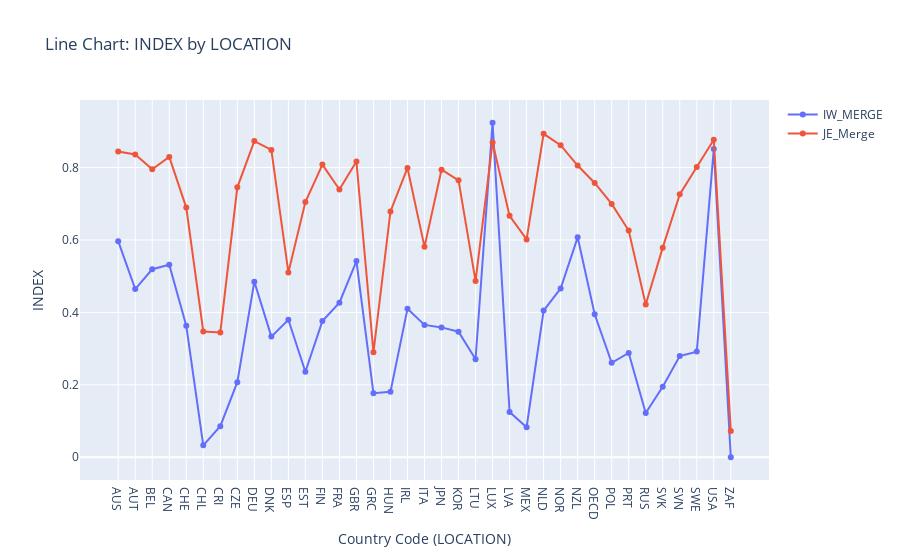
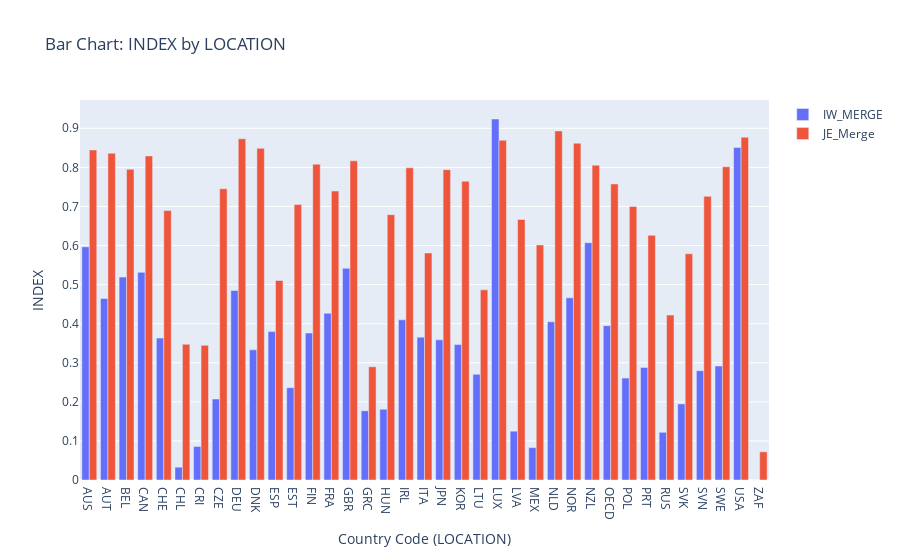
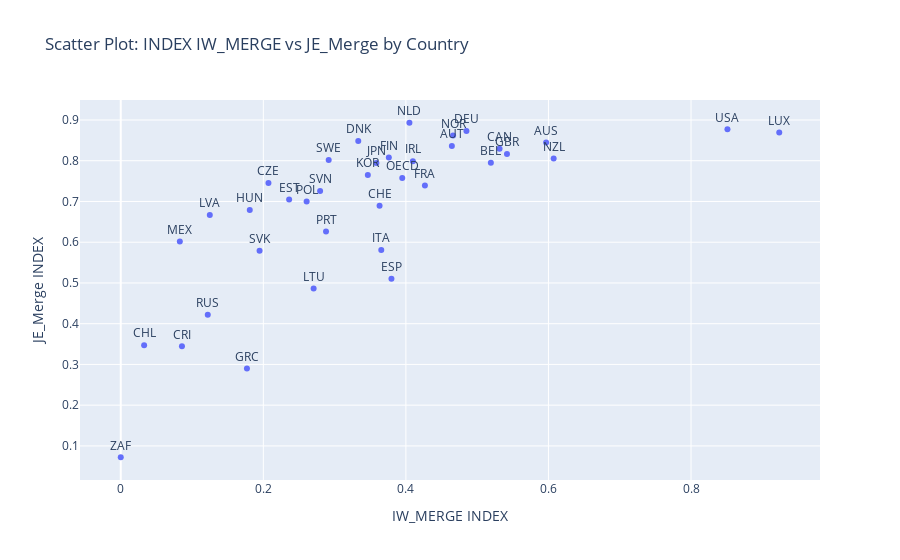

The notebook cell saved with these charts, in order:
### Code cell
import plotly.graph_objects as go
import pandas as pd

merged_df = pd.merge(IW_MERGE[['LOCATION', 'INDEX']], JE_Merge[['LOCATION', 'INDEX']],
                     on='LOCATION', suffixes=('_IW', '_JE'))

merged_df = merged_df.sort_values('LOCATION')

fig1 = go.Figure()
fig1.add_trace(go.Scatter(x=merged_df['LOCATION'], y=merged_df['INDEX_IW'], mode='lines+markers', name='IW_MERGE'))
fig1.add_trace(go.Scatter(x=merged_df['LOCATION'], y=merged_df['INDEX_JE'], mode='lines+markers', name='JE_Merge'))
fig1.update_layout(title='Line Chart: INDEX by LOCATION', xaxis_title='Country Code (LOCATION)', yaxis_title='INDEX')

fig2 = go.Figure()
fig2.add_trace(go.Bar(x=merged_df['LOCATION'], y=merged_df['INDEX_IW'], name='IW_MERGE'))
fig2.add_trace(go.Bar(x=merged_df['LOCATION'], y=merged_df['INDEX_JE'], name='JE_Merge'))
fig2.update_layout(barmode='group', title='Bar Chart: INDEX by LOCATION', xaxis_title='Country Code (LOCATION)', yaxis_title='INDEX')

fig3 = go.Figure()
fig3.add_trace(go.Scatter(x=merged_df['INDEX_IW'], y=merged_df['INDEX_JE'], mode='markers+text',
                          text=merged_df['LOCATION'], textposition='top center',
                          name='Country Comparison'))
fig3.update_layout(title='Scatter Plot: INDEX IW_MERGE vs JE_Merge by Country',
                   xaxis_title='IW_MERGE INDEX',
                   yaxis_title='JE_Merge INDEX')

fig1.show()
fig2.show()
fig3.show()

### Figure 1 — Plotly figure (JSON) as saved in the notebook; plotly's stock layout.template omitted (floating-point values rounded to 4 significant figures)
{"data": [{"mode": "lines+markers", "name": "IW_MERGE", "type": "scatter", "x": ["AUS", "AUT", "BEL", "CAN", "CHE", "CHL", "CRI", "CZE", "DEU", "DNK", "ESP", "EST", "FIN", "FRA", "GBR", "GRC", "HUN", "IRL", "ITA", "JPN", "KOR", "LTU", "LUX", "LVA", "MEX", "NLD", "NOR", "NZL", "OECD", "POL", "PRT", "RUS", "SVK", "SVN", "SWE", "USA", "ZAF"], "y": [0.5968, 0.4645, 0.5192, 0.5314, 0.3631, 0.0328, 0.08585, 0.2072, 0.485, 0.3332, 0.3797, 0.2362, 0.3761, 0.4267, 0.5418, 0.177, 0.181, 0.4098, 0.3655, 0.3586, 0.3466, 0.2706, 0.9238, 0.1249, 0.08289, 0.4049, 0.4662, 0.6073, 0.3949, 0.2608, 0.288, 0.1221, 0.1947, 0.2797, 0.2917, 0.8511, 0.0]}, {"mode": "lines+markers", "name": "JE_Merge", "type": "scatter", "x": ["AUS", "AUT", "BEL", "CAN", "CHE", "CHL", "CRI", "CZE", "DEU", "DNK", "ESP", "EST", "FIN", "FRA", "GBR", "GRC", "HUN", "IRL", "ITA", "JPN", "KOR", "LTU", "LUX", "LVA", "MEX", "NLD", "NOR", "NZL", "OECD", "POL", "PRT", "RUS", "SVK", "SVN", "SWE", "USA", "ZAF"], "y": [0.8446, 0.8363, 0.7951, 0.8293, 0.6896, 0.3473, 0.3446, 0.7454, 0.8732, 0.8487, 0.5105, 0.7047, 0.8082, 0.7394, 0.8167, 0.2898, 0.679, 0.7989, 0.581, 0.7942, 0.7647, 0.4865, 0.8693, 0.6666, 0.6015, 0.8932, 0.8618, 0.8055, 0.7575, 0.6997, 0.626, 0.422, 0.5789, 0.726, 0.8016, 0.877, 0.07217]}], "layout": {"title": {"text": "Line Chart: INDEX by LOCATION"}, "xaxis": {"title": {"text": "Country Code (LOCATION)"}}, "yaxis": {"title": {"text": "INDEX"}}}}

### Figure 2 — Plotly figure (JSON) as saved in the notebook; plotly's stock layout.template omitted (floating-point values rounded to 4 significant figures)
{"data": [{"name": "IW_MERGE", "type": "bar", "x": ["AUS", "AUT", "BEL", "CAN", "CHE", "CHL", "CRI", "CZE", "DEU", "DNK", "ESP", "EST", "FIN", "FRA", "GBR", "GRC", "HUN", "IRL", "ITA", "JPN", "KOR", "LTU", "LUX", "LVA", "MEX", "NLD", "NOR", "NZL", "OECD", "POL", "PRT", "RUS", "SVK", "SVN", "SWE", "USA", "ZAF"], "y": [0.5968, 0.4645, 0.5192, 0.5314, 0.3631, 0.0328, 0.08585, 0.2072, 0.485, 0.3332, 0.3797, 0.2362, 0.3761, 0.4267, 0.5418, 0.177, 0.181, 0.4098, 0.3655, 0.3586, 0.3466, 0.2706, 0.9238, 0.1249, 0.08289, 0.4049, 0.4662, 0.6073, 0.3949, 0.2608, 0.288, 0.1221, 0.1947, 0.2797, 0.2917, 0.8511, 0.0]}, {"name": "JE_Merge", "type": "bar", "x": ["AUS", "AUT", "BEL", "CAN", "CHE", "CHL", "CRI", "CZE", "DEU", "DNK", "ESP", "EST", "FIN", "FRA", "GBR", "GRC", "HUN", "IRL", "ITA", "JPN", "KOR", "LTU", "LUX", "LVA", "MEX", "NLD", "NOR", "NZL", "OECD", "POL", "PRT", "RUS", "SVK", "SVN", "SWE", "USA", "ZAF"], "y": [0.8446, 0.8363, 0.7951, 0.8293, 0.6896, 0.3473, 0.3446, 0.7454, 0.8732, 0.8487, 0.5105, 0.7047, 0.8082, 0.7394, 0.8167, 0.2898, 0.679, 0.7989, 0.581, 0.7942, 0.7647, 0.4865, 0.8693, 0.6666, 0.6015, 0.8932, 0.8618, 0.8055, 0.7575, 0.6997, 0.626, 0.422, 0.5789, 0.726, 0.8016, 0.877, 0.07217]}], "layout": {"barmode": "group", "title": {"text": "Bar Chart: INDEX by LOCATION"}, "xaxis": {"title": {"text": "Country Code (LOCATION)"}}, "yaxis": {"title": {"text": "INDEX"}}}}

### Figure 3 — Plotly figure (JSON) as saved in the notebook; plotly's stock layout.template omitted (floating-point values rounded to 4 significant figures)
{"data": [{"mode": "markers+text", "name": "Country Comparison", "text": ["AUS", "AUT", "BEL", "CAN", "CHE", "CHL", "CRI", "CZE", "DEU", "DNK", "ESP", "EST", "FIN", "FRA", "GBR", "GRC", "HUN", "IRL", "ITA", "JPN", "KOR", "LTU", "LUX", "LVA", "MEX", "NLD", "NOR", "NZL", "OECD", "POL", "PRT", "RUS", "SVK", "SVN", "SWE", "USA", "ZAF"], "textposition": "top center", "type": "scatter", "x": [0.5968, 0.4645, 0.5192, 0.5314, 0.3631, 0.0328, 0.08585, 0.2072, 0.485, 0.3332, 0.3797, 0.2362, 0.3761, 0.4267, 0.5418, 0.177, 0.181, 0.4098, 0.3655, 0.3586, 0.3466, 0.2706, 0.9238, 0.1249, 0.08289, 0.4049, 0.4662, 0.6073, 0.3949, 0.2608, 0.288, 0.1221, 0.1947, 0.2797, 0.2917, 0.8511, 0.0], "y": [0.8446, 0.8363, 0.7951, 0.8293, 0.6896, 0.3473, 0.3446, 0.7454, 0.8732, 0.8487, 0.5105, 0.7047, 0.8082, 0.7394, 0.8167, 0.2898, 0.679, 0.7989, 0.581, 0.7942, 0.7647, 0.4865, 0.8693, 0.6666, 0.6015, 0.8932, 0.8618, 0.8055, 0.7575, 0.6997, 0.626, 0.422, 0.5789, 0.726, 0.8016, 0.877, 0.07217]}], "layout": {"title": {"text": "Scatter Plot: INDEX IW_MERGE vs JE_Merge by Country"}, "xaxis": {"title": {"text": "IW_MERGE INDEX"}}, "yaxis": {"title": {"text": "JE_Merge INDEX"}}}}
